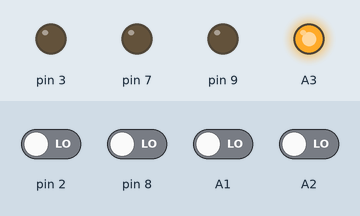
This sketch was run on a simulated Arduino Uno, built with avr-gcc and run on an emulated ATmega328P. On the bench: output pins drawn as LEDs (lit = HIGH). Inputs (shaded band) come from the test bench; at power-on: A1, A2, pin 2, pin 8 LOW.

Above: at 1.2 s.
1.3 s: pin 2 driven HIGH
At 2.2 s:
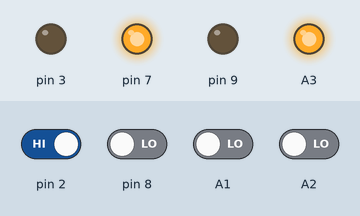
2.8 s: pin 8 driven HIGH
At 3.3 s:
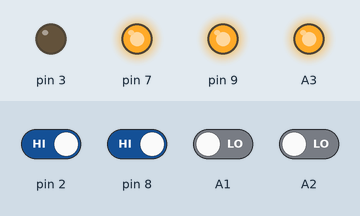
4.3 s: pin 8 driven LOW
At 5.5 s:
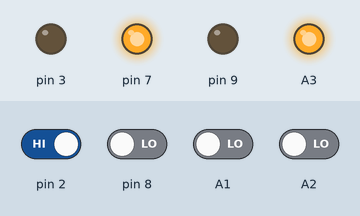
5.8 s: pin 2 driven LOW
At 6.8 s:
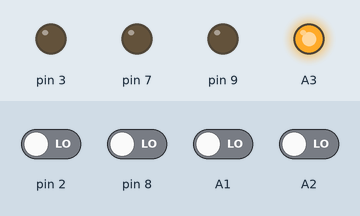
7.3 s: pin 2 driven HIGH and pin 8 driven HIGH and A1 driven HIGH and A2 driven HIGH
At 7.9 s:
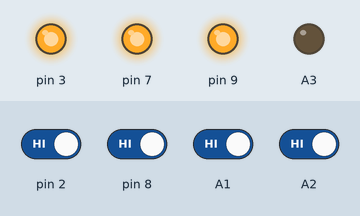
Timing chart, 0 to 9.8 s (numbered marks = the images above; inputs shaded):
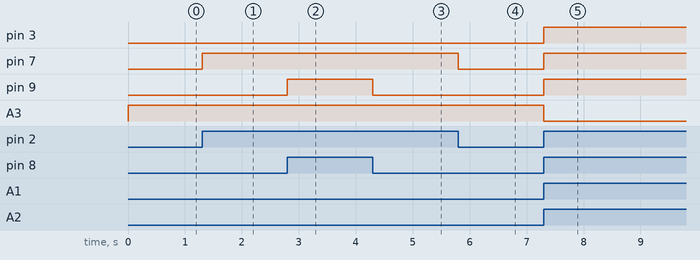

The sketch:

Funciones_L_gicas.ino
```cpp
// Programación de funciones lógicas.
// francisco javier morales marfil EMC-electronica digital


      // asignación de las variables

       boolean Q3=0;
       boolean Q7=0;
       boolean Q9=0;
       boolean QA3=0;

       boolean I2=0;
       boolean I8=0;
       boolean IA1=0;
       boolean IA2=0;

void setup()
  {
                // configuración entradas

      pinMode(2, INPUT);
      pinMode(8, INPUT);
      pinMode(A1, INPUT);
      pinMode(A2, INPUT);

                 // configuración salidas

      pinMode(3, OUTPUT);
      pinMode(7, OUTPUT);
      pinMode(9, OUTPUT);
      pinMode(A3, OUTPUT);

                // puesta a cero "reset"

      digitalWrite(3, LOW);
      digitalWrite(7, LOW);
      digitalWrite(9, LOW);
      digitalWrite(A3, LOW);
  }


void loop()

  {
                // Lectura de entradas

      I2=digitalRead(2);
      I8=digitalRead(8);
      IA1=digitalRead(A1);
      IA2=digitalRead(A2);


                // funciones lógicas

      Q3=I2&&I8&&IA1&&IA2;
      Q7=I2||I8||IA1||IA2;
      Q9=(I2&&I8)||(IA1||IA2);
      QA3=!(I2&&I8)||!IA1||!IA2;


                // escritura de reultados a la salida

      digitalWrite(3, Q3);
      digitalWrite(7, Q7);
      digitalWrite(9, Q9);
      digitalWrite(A3, QA3);

}
```

Measured:
- after the input at 1.3 s, pin 7: LOW → HIGH at once
- after the input at 2.8 s, pin 9: LOW → HIGH at once
- after the input at 4.3 s, pin 9: HIGH → LOW at once
- after the input at 5.8 s, pin 7: HIGH → LOW at once
- after the input at 7.3 s, pin 3, pin 7, pin 9: LOW → HIGH at once; A3: HIGH → LOW at once
